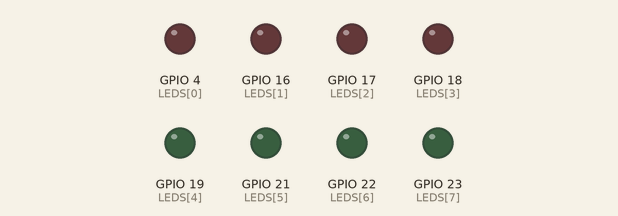
Simulated run of this sketch. Board: ESP32. Parts: output pins drawn as LEDs (lit = HIGH). What the sketch prints to the serial monitor is not drawn.

Above: at 0.4 s.
At 1.8 s:
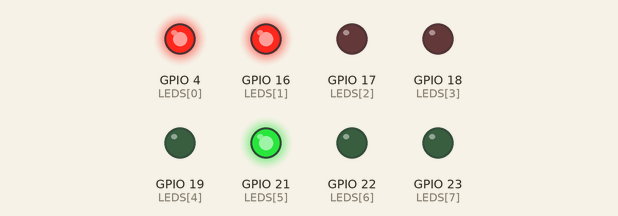
At 3.2 s:
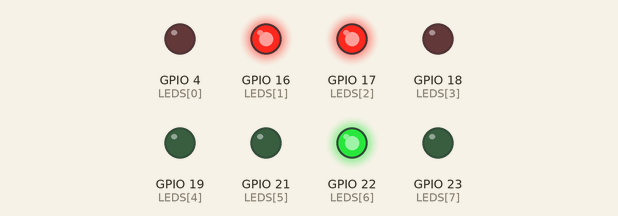
At 6.7 s:
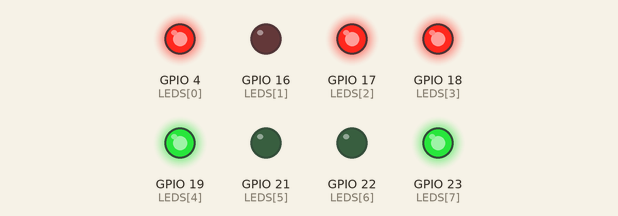
At 10.2 s:
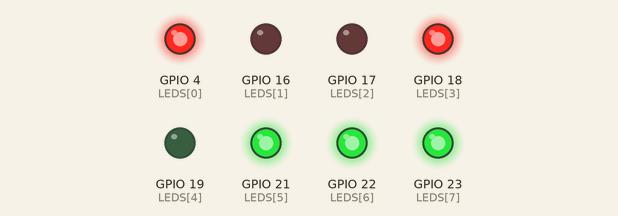
At 13.7 s:
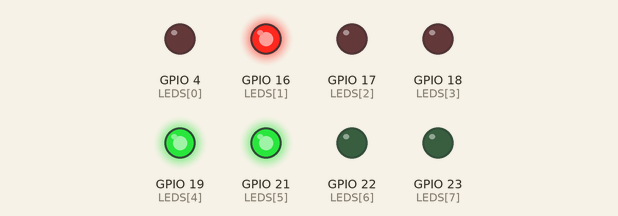
Timing chart, 0 to 14.7 s (numbered marks = the images above):
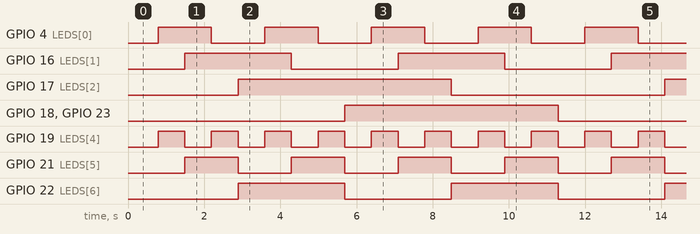

The sketch:

sketch.ino
```cpp
// Clase 6 - Ejercicio 3 (solución): conversor binario <-> Gray
// Compara la TABLA (lo que se haría con una ROM) con la FÓRMULA (lo que se haría con compuertas XOR).
// Después cuenta de 0 a 15: L0..L3 muestran el código Gray y L4..L7 el binario.
// Observar que en Gray cambia UN SOLO LED por paso.

#include <Arduino.h>

const int LEDS[8] = {4, 16, 17, 18, 19, 21, 22, 23};  // L0 ... L7

// binario -> Gray
const uint8_t GRAY[16] = {0, 1, 3, 2, 6, 7, 5, 4, 12, 13, 15, 14, 10, 11, 9, 8};

// Gray -> binario (la tabla "al revés": BIN_DE_GRAY[GRAY[n]] == n)
const uint8_t BIN_DE_GRAY[16] = {0, 1, 3, 2, 7, 6, 4, 5, 15, 14, 12, 13, 8, 9, 11, 10};

void mostrarByte(uint8_t valor) {
  for (int i = 0; i < 8; i++) {
    digitalWrite(LEDS[i], (valor >> i) & 1);
  }
}

void imprimir4Bits(uint8_t valor) {
  for (int i = 3; i >= 0; i--) {
    Serial.printf("%d", (valor >> i) & 1);
  }
}

// binario -> Gray con fórmula: cada bit Gray es el XOR de dos bits vecinos
uint8_t grayConFormula(uint8_t n) {
  return n ^ (n >> 1);
}

// Gray -> binario con fórmula: XOR de todos los desplazamientos
uint8_t binarioConFormula(uint8_t g) {
  uint8_t b = 0;
  while (g != 0) {
    b = b ^ g;
    g = g >> 1;
  }
  return b;
}

void setup() {
  Serial.begin(115200);
  for (int i = 0; i < 8; i++) {
    pinMode(LEDS[i], OUTPUT);
  }

  Serial.printf(" n | bin  | Gray tabla | Gray formula | vuelta tabla | vuelta formula\n");
  int errores = 0;
  for (int n = 0; n < 16; n++) {
    uint8_t gT = GRAY[n];
    uint8_t gF = grayConFormula(n);
    uint8_t bT = BIN_DE_GRAY[gT];
    uint8_t bF = binarioConFormula(gF);

    Serial.printf("%2d | ", n);
    imprimir4Bits(n);
    Serial.printf(" |    ");
    imprimir4Bits(gT);
    Serial.printf("    |     ");
    imprimir4Bits(gF);
    Serial.printf("     |      %2d      |      %2d\n", bT, bF);

    if (gT != gF || bT != n || bF != n) {
      errores++;
    }
  }
  Serial.printf("Diferencias entre tabla y formula: %d\n\n", errores);
}

void loop() {
  for (int n = 0; n < 16; n++) {
    uint8_t g = GRAY[n];
    mostrarByte((n << 4) | g);   // binario en L4..L7, Gray en L0..L3
    delay(700);
  }
}
```

Measured:
- by itself, GPIO 4 (LEDS[0]), GPIO 21 (LEDS[5]): alternates HIGH for 1.4 s and LOW for 1.4 s
- by itself, GPIO 16 (LEDS[1]), GPIO 22 (LEDS[6]): alternates HIGH for 2.8 s and LOW for 2.8 s
- by itself, GPIO 17 (LEDS[2]), GPIO 18 (LEDS[3]), GPIO 23 (LEDS[7]): alternates HIGH for 5.6 s and LOW for 5.6 s
- by itself, GPIO 19 (LEDS[4]): alternates HIGH for 0.70 s and LOW for 0.70 s
